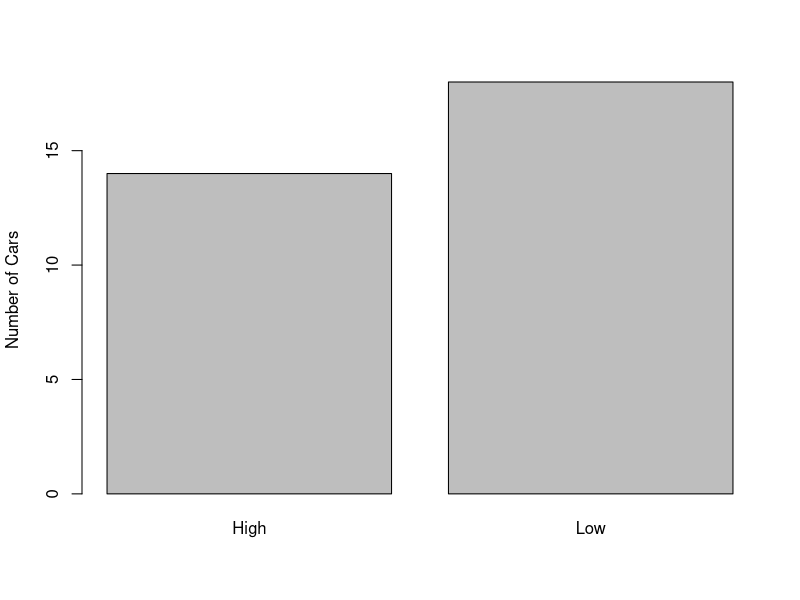
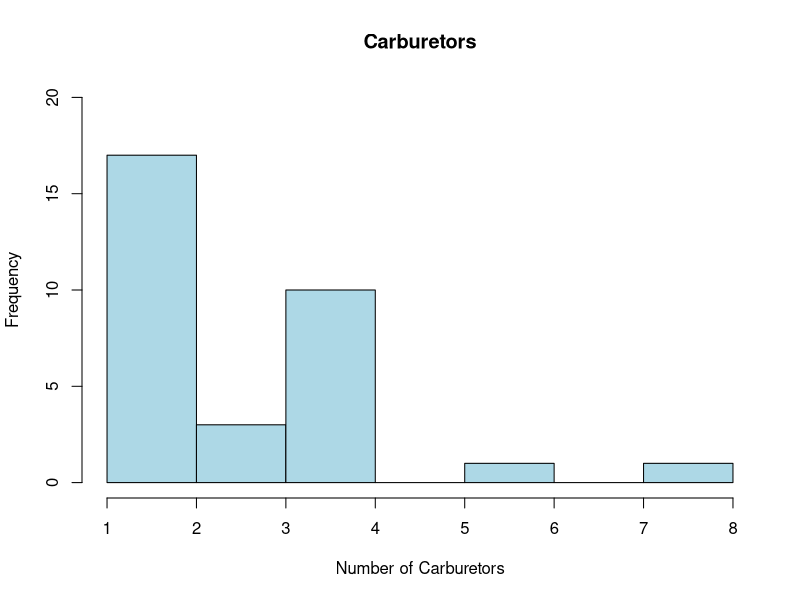
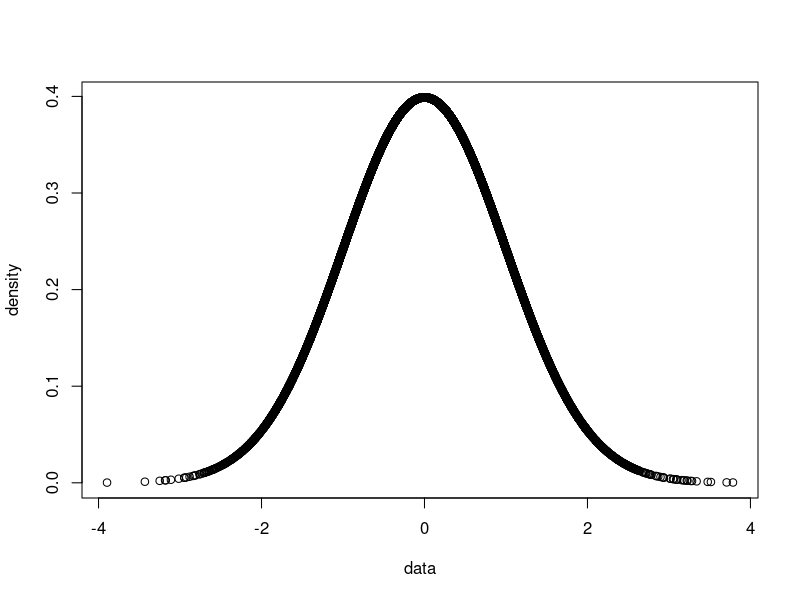
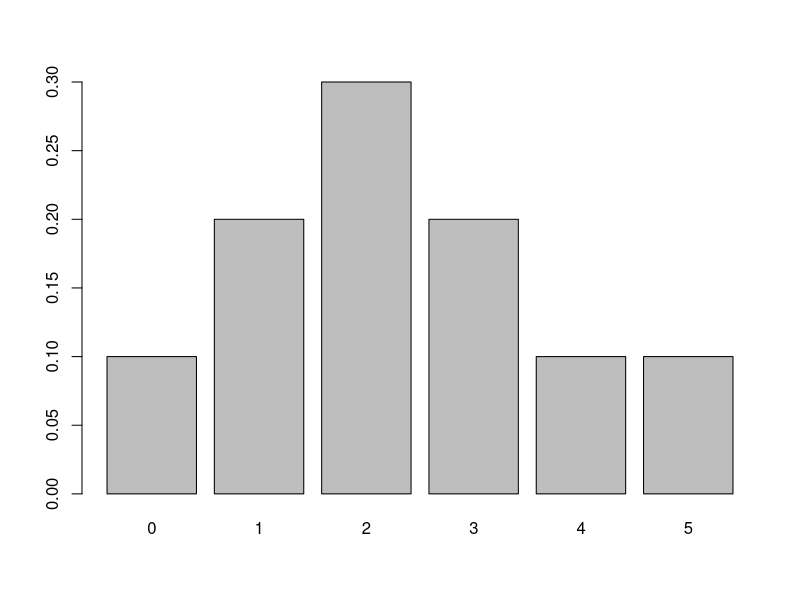
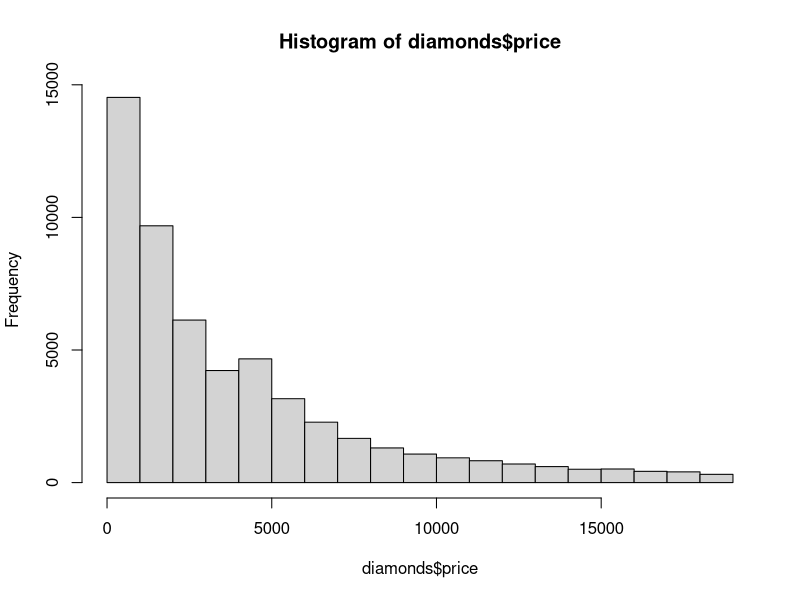
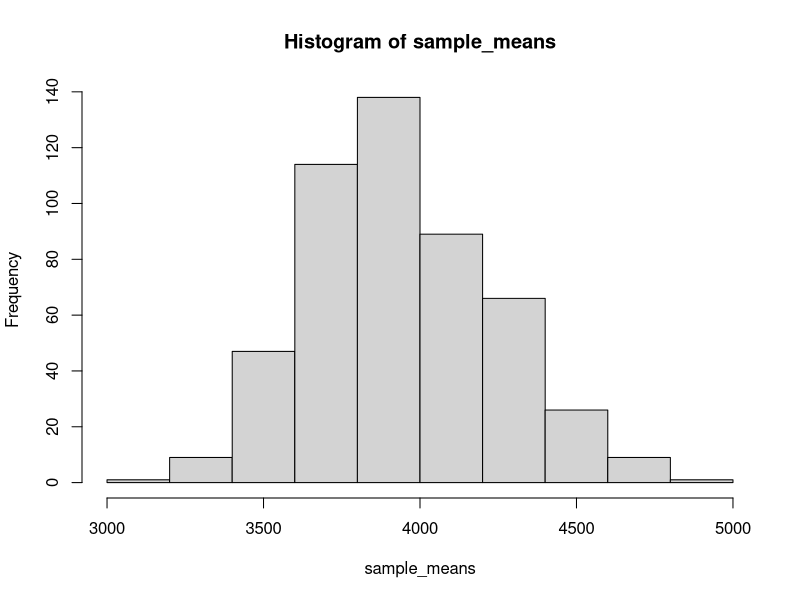

Here is the R script that generated these plots, in order:
## ---- chunk 1
# This is useful so that if you make a mistake your original dataset stays in tact!
mtcars2 <- mtcars
# Assign the label "high" to mpgcategory where mpg is greater than or equal to 20
mtcars2$mpgcategory[mtcars$mpg >= 20] <- 'high'
# Assign the label "low" to mpgcategory where mpg is less than 20
mtcars2$mpgcategory[mtcars$mpg < 20] <- 'low'
# Assign mpgcategory as factor to mpgfactor
mtcars2$mpgcategory <- as.factor(mtcars2$mpgcategory)
head(mtcars2$mpgcategory)
## ---- chunk 2
table(mtcars2$mpgcategory)
## ---- chunk 3
barplot(table(mtcars2$mpgcategory), ylab = 'Number of Cars', names.arg = c('High','Low'))
## ---- chunk 4
hist(mtcars$carb, main = "Carburetors", ylim = c(0,20), xlab = 'Number of Carburetors', col = 'lightblue')
## ---- chunk 5
samplespace <- c('AAA', 'AAE', 'AEA', 'EAA', 'EEA', 'EAE', 'AEE')
## ---- chunk 6
# What is the probability of AAE?
aae <- 3/5 * 3/5 * 2/5
# What is the probability of EAE?
eae <- 2/5 * 2/5 * 3/5
# What is the probability of AAA or EEA?
aaaeea <- 3/5 * 3/5 * 3/5 + 2/5 * 2/5 * 3/5
## ---- chunk 7
# What is the probability of AAE?
aae <- 3/5 * 2/4 * 2/3
# What is the probability of EAE?
eae <- 2/5 * 3/4 * 1/3
# What is the probability of AAA or EEA?
aaaeea <- 3/5 * 2/4 * 1/3 + 2/5 * 1/4 * 3/3
## ---- chunk 8
0.2 + 0.4 - (0.2 * 0.4)
## ---- chunk 9
# Simulate some random normally distributed data
set.seed(11225)
data <- rnorm(10000)

# Calculate the density of data and store it in the variable density
density <- dnorm(data)

# Make a plot with as x variable data and as y variable density
plot(data, density)
## ---- chunk 10
data <- data.frame(outcome = 0:5, probs = c(0.1, 0.2, 0.3, 0.2, 0.1, 0.1))
data
## ---- chunk 11
barplot(data$probs, names.arg = c(0:5))
## ---- chunk 12
# Using cumsum() for cumulative sum.
cumsum(data$probs[1:4])
## ---- chunk 13
expected_score <- sum(data$outcome * data$probs)
expected_score
## ---- chunk 14
variance <- sum((data$outcome -expected_score)^2 * data$probs)
variance
## ---- chunk 15
std <- sqrt(variance)
std
## ---- chunk 16
pnorm(30, mean = 25, sd = 5)
## ---- chunk 17
pnorm(30, mean = 25, sd = 5, lower.tail = FALSE)
## ---- chunk 18
qnorm(0.2, mean = 25, sd = 5)
## ---- chunk 19
round(((38 - 25) / 5), 1)
## ---- chunk 20
25 * 0.2
## ---- chunk 21
sqrt(25 * 0.2 * 0.8)
## ---- chunk 22
dbinom(x = 5, size = 25, prob = 0.2)
## ---- chunk 23
pbinom(q = 4, size = 25, prob = 0.2, lower.tail = F)
## ---- chunk 24
qbinom(p = 0.6, size = 25, prob = 0.2)
## ---- chunk 25
library(ggplot2)
# Use sample(), randomly sample 200 diamonds' prices.    
sample_price <- sample(diamonds$price, size = 200)
mean(sample_price)

# Use for loop do many samples and comare their means.
# Empty vector sample means
sample_means <- NULL

# Take 200 samples from diamonds' prices.
for (i in 1:500){
  samp <- sample(diamonds$price, 200)
  sample_means[i] <- mean(samp)
}

# Calculate the prices mean, that is, the mean of diamonds' prices and print it.
mean(diamonds$price)

# Calculate the mean of the sample means, that is, sample_means.
mean(sample_means)
## ---- chunk 26
# A Histogram of Diamonds' Prices
hist(diamonds$price)

# A Histogram of sample_means
hist(sample_means)
## ---- chunk 27
# Z-score caculation.
sampling_sd <- sd(diamonds$price)/sqrt(200)
Z <- (4400 - mean(diamonds$price)) / sampling_sd
Z

# Calculate the area under the curve left of the observation
pnorm(q = Z, lower.tail = TRUE)

# Calculate the area under the curve right of the observation
pnorm(q = Z, lower.tail = FALSE)
## ---- chunk 28
# Sample proportion
proportion_hipsters <- 0.10

# Standard deviation of the sampling distribution
sample_sd <- sqrt(0.1 * 0.9 / 200)
## ---- chunk 29
# Calculate the probability
pnorm(0.13, mean = 0.10, sd = sample_sd, lower.tail = FALSE)
## ---- chunk 30
se <- sqrt(0.35*0.65/200)
se
## ---- chunk 31
# Upper level CI
0.35 + 1.96*se

# Lower level of CI
0.35 -1.96*se
## ---- chunk 32
(1 + 6) / 2
## ---- chunk 33
s <- (3.5 - 1) / 2
s
## ---- chunk 34
# Assign the standard deviation squared to new object "ss"
ss <- 1.25^2
# Assign the value of the Z-score squared to new object "zs"
zs <- 1.96^2
# Assign the value of the margin of error squared to the new object "ms"
ms <- 0.2^2
# Calculate the neccessary sample size
ss * zs / ms
## ---- chunk 35
# Assign the value of p(1-p) to object "p"
p <- 0.5*0.5
# Assign the value of the Z-score to new object "z"
z <- 1.96
# Assign the value of the margin of error squared to the new object "ms"
ms <-0.0025
# Calculate the neccessary sample size
p * z^2 / ms
## ---- chunk 36
# Calculate the value of cut_off
qnorm(0.95, mean = 25, sd = 0.55)
## ---- chunk 37
# Calculate the z score and assign it to a variable called z_value
z_value <- round((25.95 - 25) / round(3.5 / sqrt(40), 2), 2)
z_value
# Calculate the corresponding p value and store it in the variable called p_value
# We set the lower tail equal to FALSE 
# because pnorm() calculates the cumulative probability until the value of 1.81 
# and we want to know the probability of finding a value of 1.81 or larger.
pnorm(z_value, lower.tail = F)
## ---- chunk 38
# Calculate the value of the variable lower_cut_off
round(qnorm(0.025, mean = 25, sd = 0.55), 2)

# Calculate the value of the variable upper_cut_off
round(qnorm(0.975, mean = 25, sd = 0.55), 2)
## ---- chunk 39
# Calculate the z score and assign it to a variable called z_value
z_value <- round((25.95 - 25) / round(3.5 / sqrt(40), 2), 2)
z_value
# Calculate the corresponding p value and store it in the variable called p_value
pnorm(z_value, lower.tail = F) * 2
## ---- chunk 40
pbinom(11, size = 25, prob = 0.2, lower.tail = F )
## ---- chunk 41
# Calculate the mean (expected probability) and assign it to a variable called average
average <- 0.2

# Calculate the standard error and assign it to a variable called se
se <- sqrt(0.2 * 0.8 / 25)

# Calculate the z value and assign it to a variable z_value
z_value <- (12/25 - average) / se

# Calculate the p value and store it in a variable p_value
pnorm(z_value, lower.tail = F)
## ---- chunk 42
# Calculate the critical cut off value
round(qt(p = 0.95, df = 49), 2)
## ---- chunk 43
# Calculate the standard error and store it in the variable se
se <- 5/sqrt(50)
se
# Calculate the t value and store it in a variable called t_value
t_value <- (186.5 - 185) / se
t_value
# Calculate the p value and store it in a variable called p_value
pt(t_value, df = 49, lower.tail = F)
## ---- chunk 44
# Calculate the t value and store it in the variable t_value
# Two-tailed test -> 0.975
t_value <- round(qt(p = 0.975, df = 49), 2)
t_value
# Calculate a 95% confidence interval as a vector
conf_interval <- c(186.5 - t_value * 0.71, 186.5 + t_value * 0.71)
conf_interval
